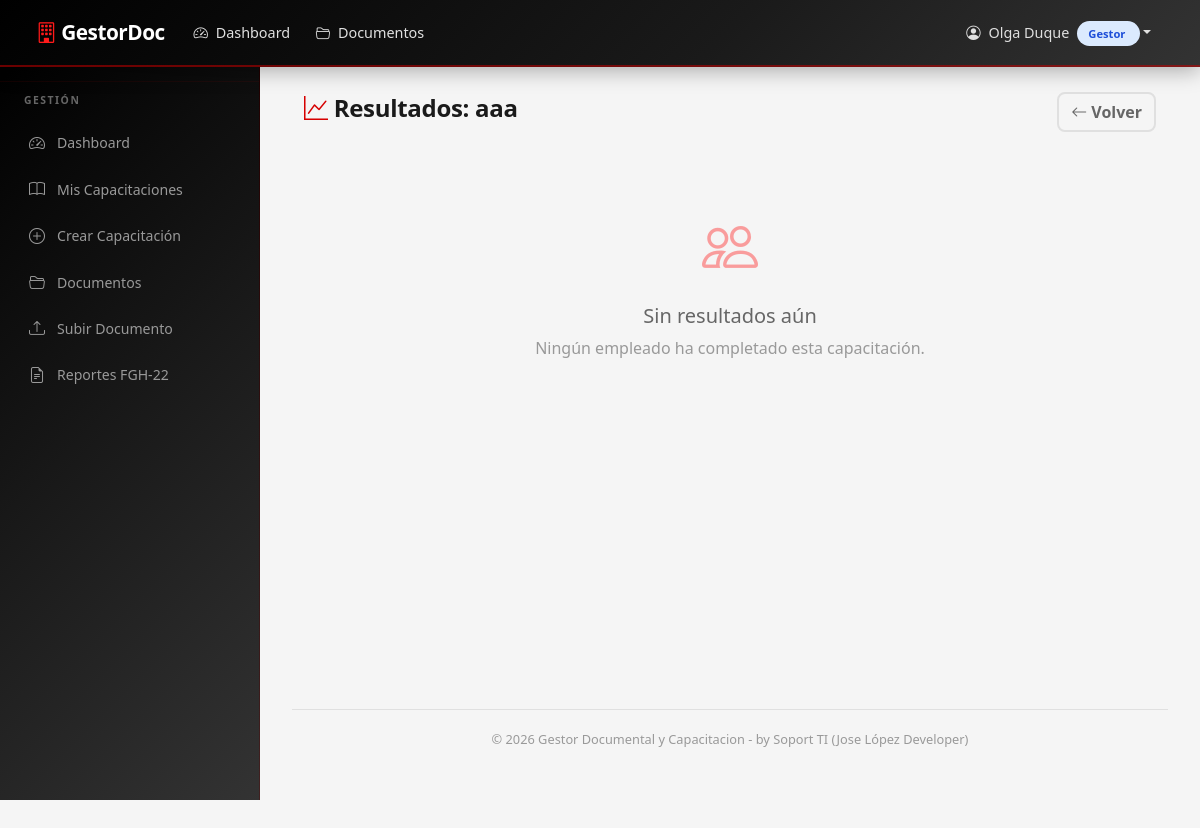
The app's page /capacitacion/7/resultados (signed in), older data.
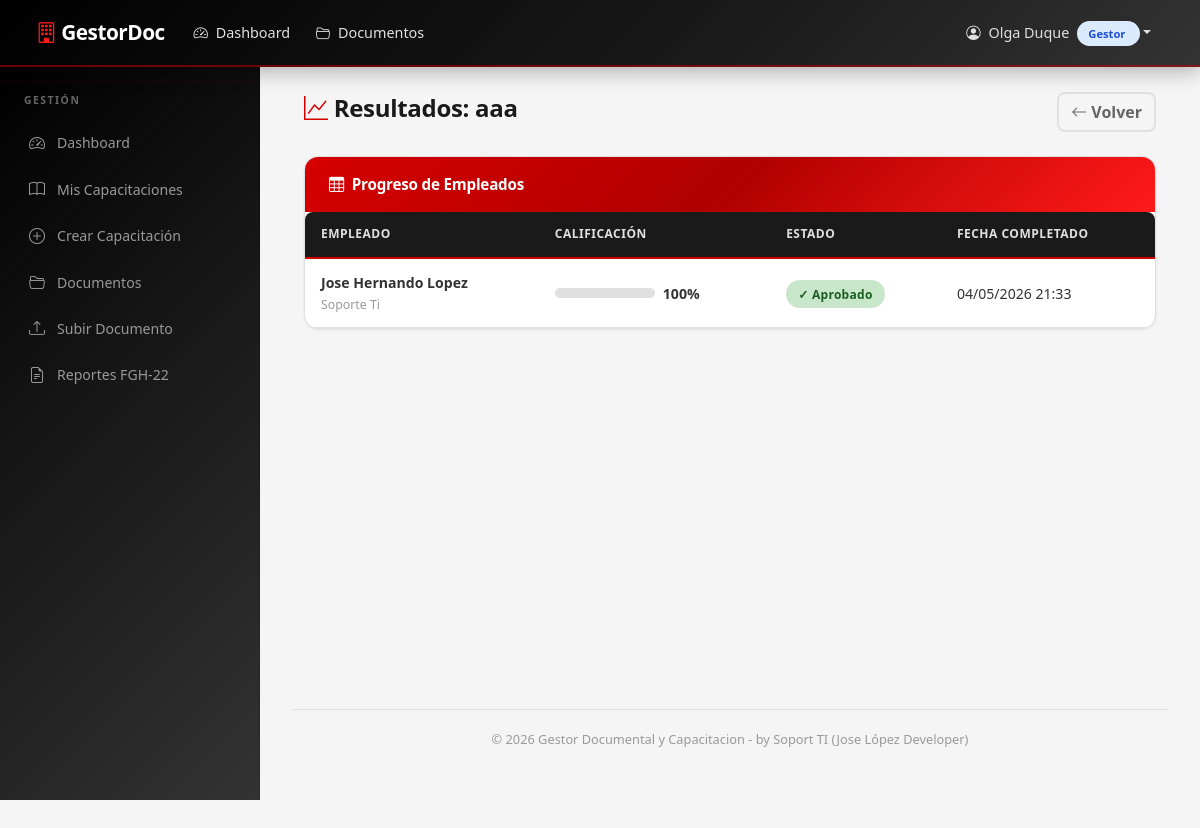
The same page, newer data.
### models.py (models this page shows, shortened)
class ProgresoCapacitacion(db.Model):
    __tablename__ = 'progreso_capacitacion'
    id = db.Column(db.Integer, primary_key=True)
    empleado_id = db.Column(
        db.Integer, db.ForeignKey('empleado.id'), nullable=False
    )
    capacitacion_id = db.Column(
        db.Integer, db.ForeignKey('capacitacion.id'), nullable=False
    )
    calificacion = db.Column(db.Integer, default=0)  # 0-100
    estado = db.Column(db.String(20), default='Pendiente')  # Pendiente/Aprobado
    fecha_completado = db.Column(db.DateTime, nullable=True)
    respuestas_json = db.Column(db.Text, default='')  # JSON con las respuestas dadas
    __table_args__ = (
        db.UniqueConstraint(
            'empleado_id', 'capacitacion_id',
            name='uq_empleado_capacitacion'
        ),
    )

class User(UserMixin, db.Model):
    __tablename__ = 'user'
    id = db.Column(db.Integer, primary_key=True)
    username = db.Column(db.String(80), unique=True, nullable=False)
    password_hash = db.Column(db.String(256), nullable=False)
    nombres = db.Column(db.String(120), nullable=False, default='')
    apellidos = db.Column(db.String(120), nullable=False, default='')
    role = db.Column(db.String(20), nullable=False, default='Empleado')
    activo = db.Column(db.Boolean, default=True)
    fecha_creacion = db.Column(db.DateTime, default=datetime.utcnow)
    gestor = db.relationship('Gestor', backref='user', uselist=False, lazy=True)
    empleado = db.relationship('Empleado', backref='user', uselist=False, lazy=True)
    @property
    def nombre_completo(self):
        return f'{self.nombres} {self.apellidos}'.strip()

class Empleado(db.Model):
    __tablename__ = 'empleado'
    id = db.Column(db.Integer, primary_key=True)
    user_id = db.Column(db.Integer, db.ForeignKey('user.id'), nullable=False)
    cargo = db.Column(db.String(100), nullable=False, default='Empleado')
    fecha_ingreso = db.Column(db.Date, nullable=False, default=datetime.utcnow)
    progreso_capacitaciones = db.relationship(
        'ProgresoCapacitacion', backref='empleado', lazy=True
    )

### routes/gestor.py (the view)
@gestor_bp.route('/capacitacion/<int:capacitacion_id>/resultados')
@login_required
def ver_resultados(capacitacion_id):
    gestor = get_gestor()
    if not gestor:
        flash('Acceso no autorizado.', 'danger')
        return redirect(url_for('main.dashboard'))
    cap = Capacitacion.query.get_or_404(capacitacion_id)
    if cap.gestor_id != gestor.id:
        flash('No tiene permisos para ver estos resultados.', 'danger')
        return redirect(url_for('gestor.mis_capacitaciones'))
    progresos = ProgresoCapacitacion.query.filter_by(
        capacitacion_id=cap.id
    ).all()
    return render_template('gestor/resultados.html',
                           capacitacion=cap, progresos=progresos, gestor=gestor)

### routes/gestor.py (called while the page is built)
def get_gestor():
    return Gestor.query.filter_by(user_id=current_user.id).first()

### templates/gestor/resultados.html (shortened to what this page needs)
{% extends "base.html" %}
{% block content %}
<div class="container-fluid">
    <div class="d-flex justify-content-between align-items-center mb-4">
        <h4>
            <i class="bi bi-graph-up"></i> Resultados: {{ capacitacion.titulo }}
        </h4>
        <a href="{{ url_for('gestor.mis_capacitaciones') }}" class="btn btn-outline-secondary">
            <i class="bi bi-arrow-left"></i> Volver
        </a>
    </div>
    {% if not progresos %}
    <div class="empty-state">
        <i class="bi bi-people d-block"></i>
        <h5>Sin resultados aún</h5>
        <p class="text-muted">Ningún empleado ha completado esta capacitación.</p>
    </div>
    {% else %}
    <div class="card-custom">
        <div class="card-header">
            <i class="bi bi-table"></i> Progreso de Empleados
        </div>
        <div class="card-body p-0">
            <table class="table-custom">
                <thead>
                    <tr>
                        <th>Empleado</th>
                        <th>Calificación</th>
                        <th>Estado</th>
                        <th>Fecha Completado</th>
                    </tr>
                </thead>
                <tbody>
                    {% for progreso in progresos %}
                    <tr>
                        <td>
                            <strong>{{ progreso.empleado.user.nombre_completo }}</strong>
                            <br><small class="text-muted">{{ progreso.empleado.cargo }}</small>
                        </td>
                        <td>
                            <div class="d-flex align-items-center gap-2">
                                <div class="progress-custom" style="width: 100px;">
                                </div>
                                <strong>{{ progreso.calificacion }}%</strong>
                            </div>
                        </td>
                        <td>
                            {% if progreso.estado == 'Aprobado' %}
                                <span class="badge-estado badge-aprobado">✓ Aprobado</span>
                            {% else %}
                                <span class="badge-estado badge-pendiente">Pendiente</span>
                            {% endif %}
                        </td>
                        <td>
                            {{ progreso.fecha_completado.strftime('%d/%m/%Y %H:%M')
                               if progreso.fecha_completado else 'N/A' }}
                        </td>
                    </tr>
                    {% endfor %}
                </tbody>
            </table>
        </div>
    </div>
    {% endif %}
</div>
{% endblock %}

Row changes from the older to the newer data that the page shows:
added ProgresoCapacitacion: empleado.user.nombre_completo "Jose Hernando Lopez", empleado.cargo "Soporte Ti", calificacion "100", estado "✓ Aprobado", fecha_completado "04/05/2026 21:33"
Text that changed along with them:
text no longer shown: "Sin resultados aún Ningún empleado ha completado esta capacitación."
text now shown: "Progreso de Empleados EMPLEADO CALIFICACIÓN ESTADO FECHA COMPLETADO"
